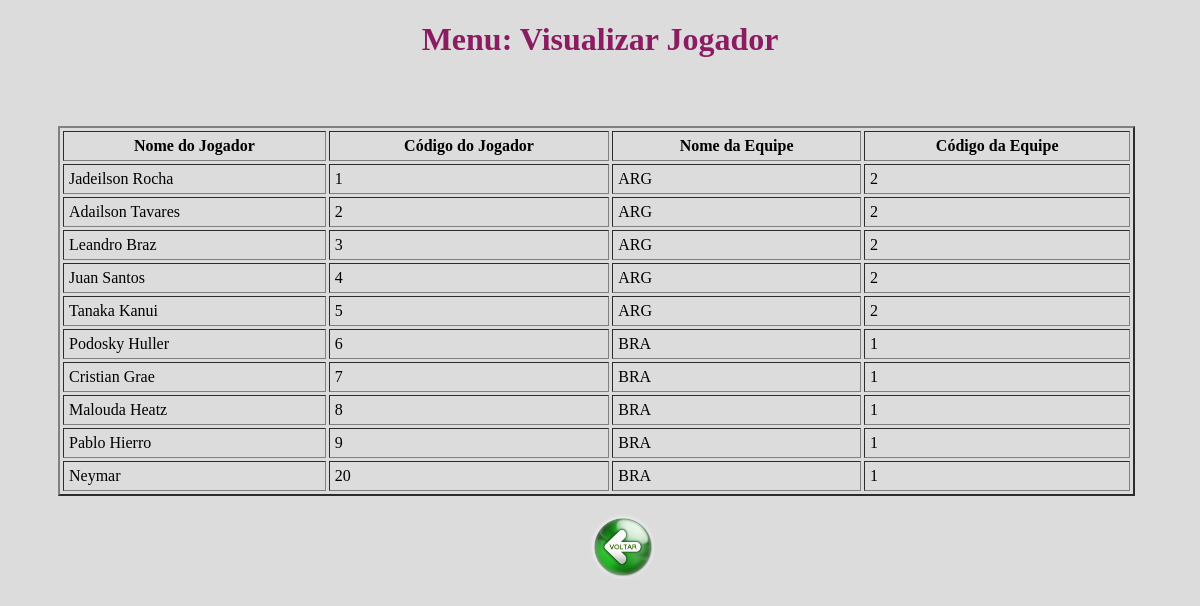
Page /jogador/view_jogador.php on the committed database.
### tables this page shows
create table jogador(
posicao varchar(20),
cod_pessoa integer not null, 
cod_equipe integer not null,
primary key (cod_pessoa, cod_equipe),
foreign key (cod_pessoa) references pessoa(cod_pessoa) on update cascade on delete cascade,
foreign key (cod_equipe) references equipe(cod_equipe) on update cascade on delete cascade
);

create table pessoa(
cod_pessoa integer not null auto_increment , 
nome_pessoa varchar(20) not null, 
data_nascimento date not null, 
sigla_pais_Nasc varchar(5) not null,
primary key (cod_pessoa),
foreign key (sigla_pais_Nasc) references pais(sigla_pais) on update cascade on delete cascade
);

create table equipe(
cod_equipe integer not null auto_increment, 
sigla_pais varchar(5) not null, 
cod_treinador integer not null,
primary key (cod_equipe),
foreign key (sigla_pais) references pais(sigla_pais) on update cascade on delete cascade,
foreign key (cod_treinador) references treinador(cod_treinador) on update cascade on delete cascade
);

### jogador/view_jogador.php (the view, shortened to what this page needs)
<?php require_once '../php_action/db_connect.php'; ?>
<!DOCTYPE html>
<html>
<head>
	<link type="text/css" rel="stylesheet" href="../php_action/stylesheet.css"/>
</head>
<body>
	<h1> <center> Menu: Visualizar Jogador  </center> </h1>
<div class="manageMember">
	<br><br>
	<table border="2" cellspacing="3" cellpadding="5">
		<thead>
			<tr>
				<th>Nome do Jogador </th>
				<th>Código do Jogador </th>
				<th>Nome da Equipe </th>
				<th>Código da Equipe </th>
			</tr>
		</thead>
		<tbody>
			<?php
			$sql = "SELECT pessoa.nome_pessoa, j.cod_pessoa, equipe.sigla_pais, j.cod_equipe FROM jogador as j, pessoa, equipe
					where j.cod_equipe = equipe.cod_equipe and j.cod_pessoa = pessoa.cod_pessoa";
			$result = $connect->query($sql);
			if($result->num_rows > 0) {
				while($row = $result->fetch_assoc()) {
					echo "<tr>
						<td>".$row['nome_pessoa']."</td>
						<td>".$row['cod_pessoa']."</td>
						<td>".$row['sigla_pais']."</td>
						<td>".$row['cod_equipe']."</td>
					</tr>";
				}
			} else {
				echo "<tr><td colspan='5'><center>Não há jogadores atualmente.</center></td></tr>";
			}
			?>
		</tbody>
	</table>
	<form method="post" action="./crud_jogador.php">
	<br><center>&emsp; &emsp; &emsp; &emsp; &emsp; &emsp; &emsp; &emsp; &emsp; &emsp; &emsp; &emsp; &emsp; &emsp; &emsp; <input type="image" src="../botao_voltar.png" alt="Submit" width="65" height="65"></center>
	</form>
</div>
</body>
</html>

### php_action/stylesheet.css (style rules this page uses)
h1 { color: #8B1C62; }

### jogador/view_jogador.php (style rules this page uses)
body { background: #DCDCDC; }
.manageMember { width: 70%; margin: 10px 30px 30px 50px; }
table { width: 130%; height: 20%; margin-top: 10px; }

### rows in the picture
jogador: cod_pessoa.nome_pessoa "Jadeilson Rocha", cod_pessoa "1", cod_equipe.sigla_pais "ARG", cod_equipe "2"
jogador: cod_pessoa.nome_pessoa "Adailson Tavares", cod_pessoa "2", cod_equipe.sigla_pais "ARG", cod_equipe "2"
jogador: cod_pessoa.nome_pessoa "Leandro Braz", cod_pessoa "3", cod_equipe.sigla_pais "ARG", cod_equipe "2"
jogador: cod_pessoa.nome_pessoa "Juan Santos", cod_pessoa "4", cod_equipe.sigla_pais "ARG", cod_equipe "2"
jogador: cod_pessoa.nome_pessoa "Tanaka Kanui", cod_pessoa "5", cod_equipe.sigla_pais "ARG", cod_equipe "2"
jogador: cod_pessoa.nome_pessoa "Podosky Huller", cod_pessoa "6", cod_equipe.sigla_pais "BRA", cod_equipe "1"
jogador: cod_pessoa.nome_pessoa "Cristian Grae", cod_pessoa "7", cod_equipe.sigla_pais "BRA", cod_equipe "1"
jogador: cod_pessoa.nome_pessoa "Malouda Heatz", cod_pessoa "8", cod_equipe.sigla_pais "BRA", cod_equipe "1"
jogador: cod_pessoa.nome_pessoa "Pablo Hierro", cod_pessoa "9", cod_equipe.sigla_pais "BRA", cod_equipe "1"
jogador: cod_pessoa.nome_pessoa "Neymar", cod_pessoa "20", cod_equipe.sigla_pais "BRA", cod_equipe "1"
